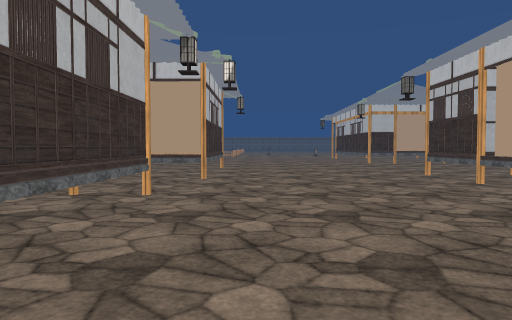
view 1 (above)

24 first-person views from a walk through a 3-D level made in the Unity game engine. The camera is 1.3 m above the floor, tilts 2° down and sees 70° across. The floor is counted in squares, 2 m on a side. Each view is taken from the middle of a square. On the plan, view 1 faces up. The plan holds only what a view shows up to about 11 squares ahead; the rest is blank. The place goes on beyond the plan. The player is left out. Some surface patterns are stand-ins.

view 2
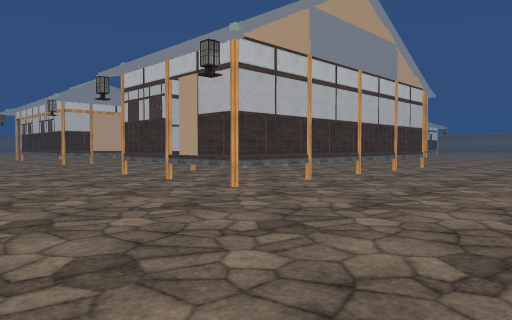

view 3
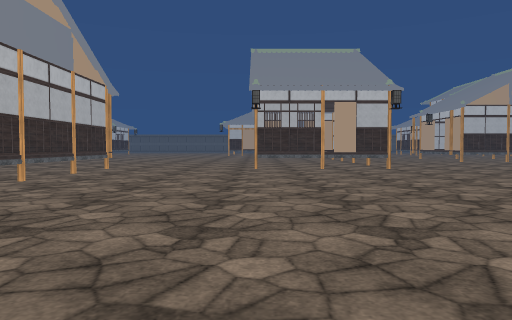

view 4
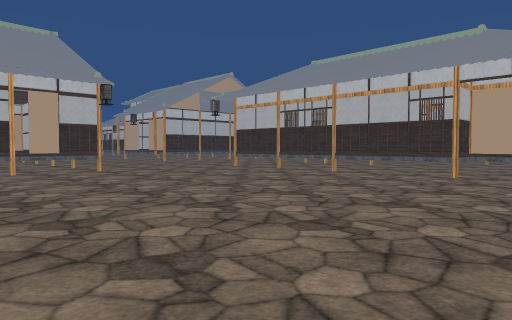

view 5
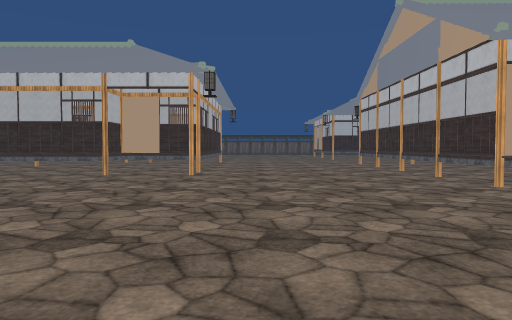

view 6
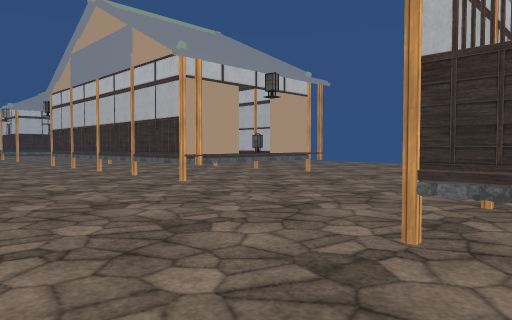

view 7
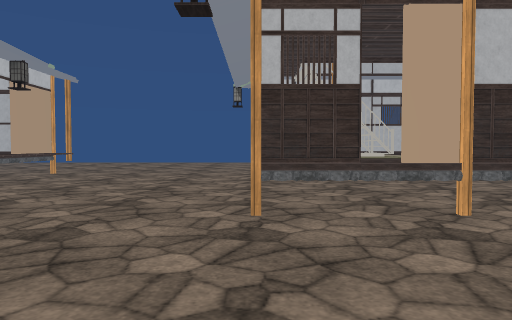

view 8
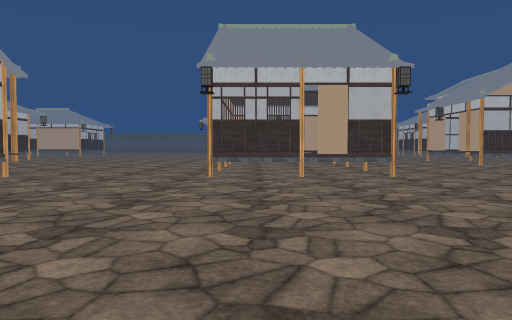

view 9
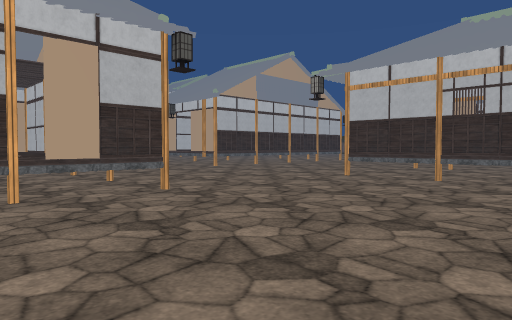

view 10
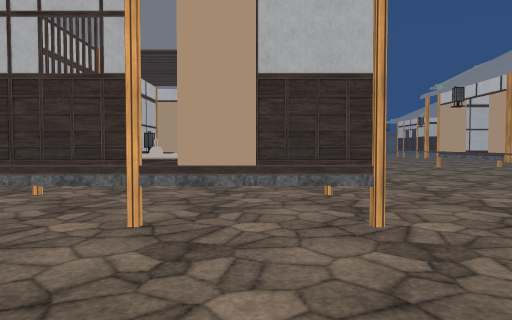

view 11
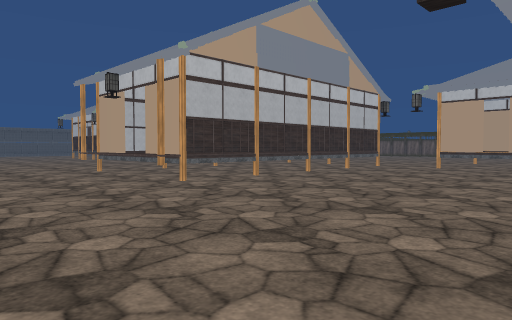

view 12
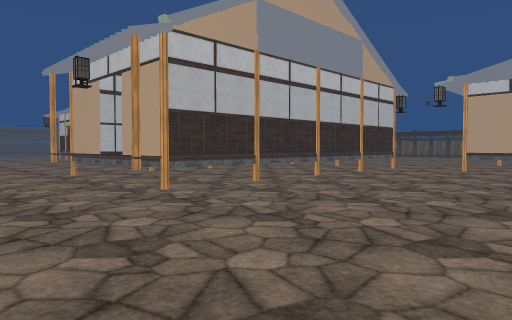

view 13
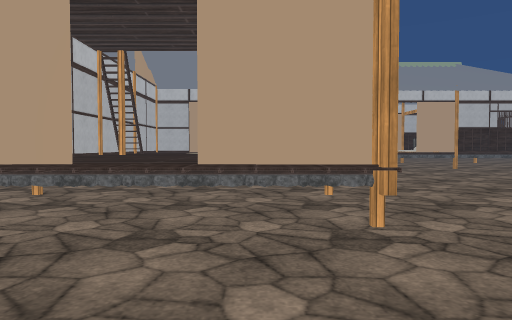

view 14
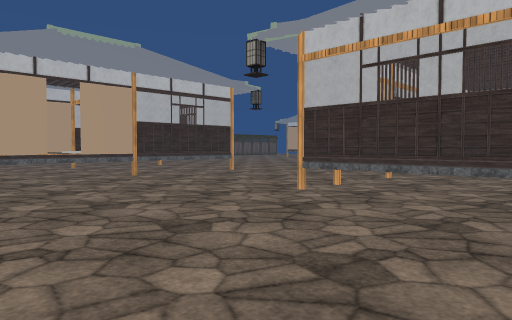

view 15
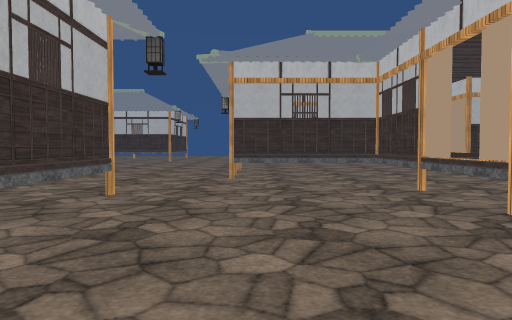

view 16
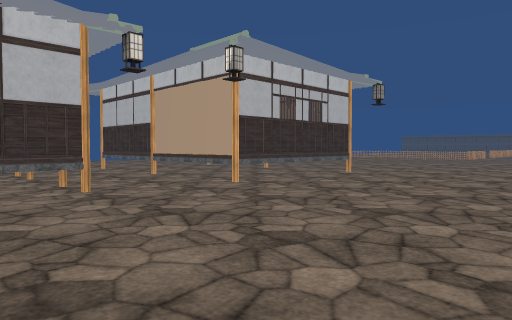

view 17
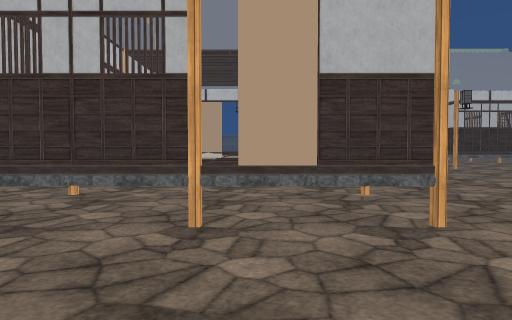

view 18
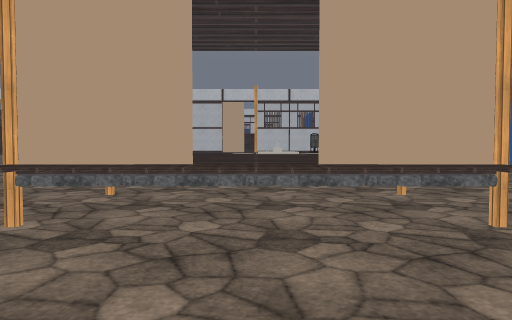

view 19
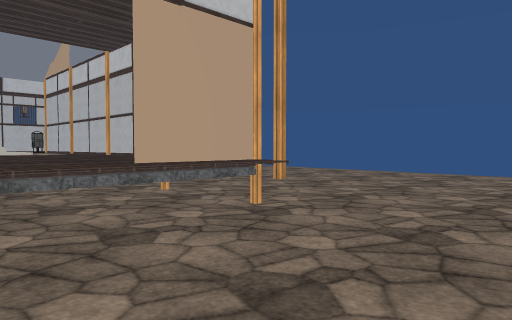

view 20
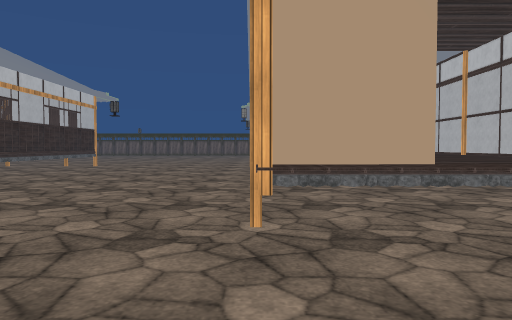

view 21
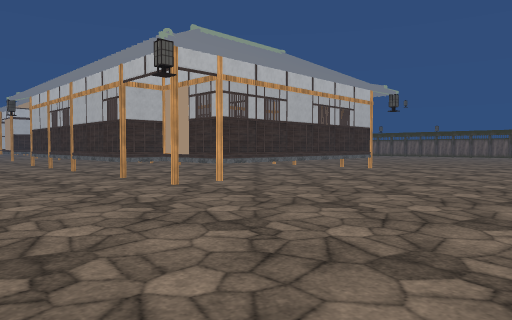

view 22
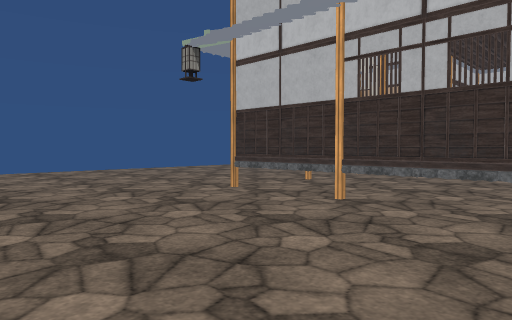

view 23
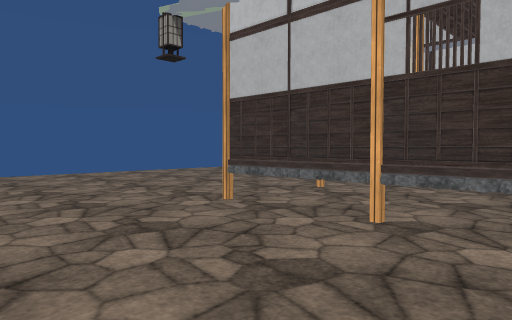

view 24
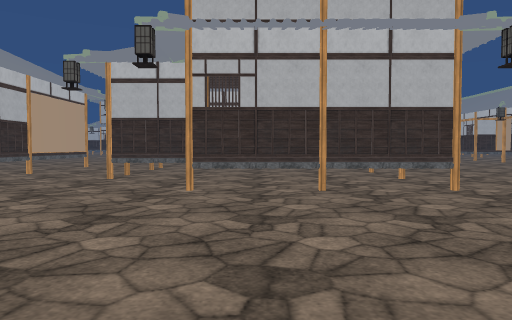

### Floor plan
Key: @ floor where view 1 was taken; . floor; H house.
Columns run from 13 left of view 1 to 24 right of it. Each row starts with its distance up from view 1.
 11            HH........
 10         HHHHH........
  9        HHHHHH........
  8       HHHHHHH....HHHHHHH H
  7       ...........HHHHHHHHH
  6      ............HHHHHHH   ..
  5     ....HHHH.....HHHHHHHHH...
  4   ......H  H.................
  3  .....HHHHHH.................
  2 ......HHHHHH.................
  1 ......HHHHHH.................
  0 ......HHHHHH.@...........HHHHHHHHH
 -1 ......HHHHHH.............HHHHHHHHH
 -2 .........................HHHH
 -3 .........................HHHHHHH
 -4  ........................HHHHHHHHH
 -5 ...............................
 -6 ......HHHHH......................
 -7 ......HHHHH...........................
 -8 ......HHHHH...........................
 -9 ......HHHHH.......HHHHHHH.....HHHHH...
-10  ...  HHHHH.....HHHHHHHHH.....H HHH..
-11       HHHHH.....HHHHHH  H.....H HHH.
-12       HHHHH.....HHHHHHHHH.....H HHH.
-13       HHHHH.....HHHH..........H HHH
-14       HHHHH.....HHHH..........H HHH
-15             ....HHHH..........H HHH
-16             ... ..............H  HH
-17             ..  ......HHHHHHH.H  HH

Where each view was taken, in squares from view 1:
view 1: 0 up, 0 right, facing up
view 2: 0 up, 0 right, facing up-right
view 3: 0 up, 1 right, facing right
view 4: 0 up, 2 right, facing down-right
view 5: 0 up, 1 right, facing down
view 6: 0 up, 1 right, facing down-left
view 7: 1 down, 2 right, facing left
view 8: 1 down, 4 right, facing right
view 9: 1 down, 7 right, facing down-right
view 10: 3 down, 9 right, facing right
view 11: 5 down, 11 right, facing down-right
view 12: 6 down, 12 right, facing down-right
view 13: 6 down, 18 right, facing down
view 14: 9 down, 16 right, facing down-left
view 15: 15 down, 14 right, facing left
view 16: 3 up, 4 right, facing up-left
view 17: 6 up, 1 right, facing right
view 18: 3 down, 5 left, facing down
view 19: 3 down, 4 left, facing down-left
view 20: 3 down, 3 left, facing down
view 21: 5 down, 3 left, facing down-right
view 22: 5 down, 3 left, facing up-left
view 23: 4 down, 4 left, facing up-left
view 24: 2 up, 13 left, facing right
